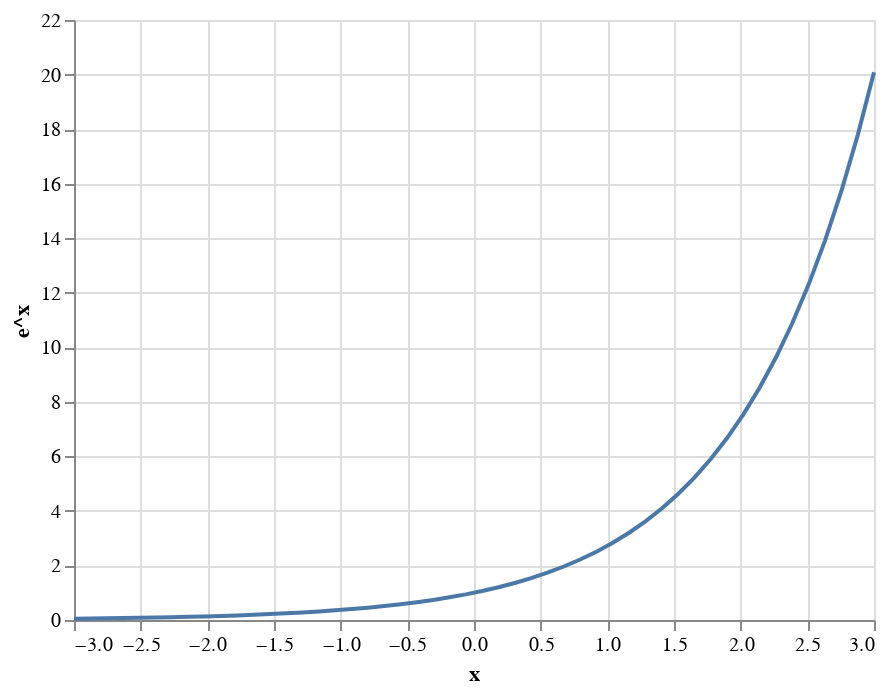

Write notebook code for a chart like this one.
### Markdown cell above
### Step 2: Plotting the exp function

- Plot the exp function from -3 to 3. 

- What happens to the domain as the range gets very big or small?

### Code cell
import pandas as pd
import altair as alt

x = np.linspace(-3, 3, 50)
y = np.exp(x) #vectorized code to exponentiate all instances of x

df = pd.DataFrame({'x':x, 'e^x':y})

#charting out the exponential function
alt.Chart(df).mark_line().encode(
x="x",
y="e^x")

### Figure 1 — Vega-Lite specification as saved in the notebook (floating-point values rounded to 4 significant figures)
{"config": {"view": {"continuousWidth": 400, "continuousHeight": 300}}, "data": {"name": "data-d97ec4b0e1c6a4c61d7903743354b12e"}, "mark": "line", "encoding": {"x": {"type": "quantitative", "field": "x"}, "y": {"type": "quantitative", "field": "e^x"}}, "$schema": "https://vega.github.io/schema/vega-lite/v4.8.1.json", "datasets": {"data-d97ec4b0e1c6a4c61d7903743354b12e": [{"x": -3.0, "e^x": 0.04979}, {"x": -2.878, "e^x": 0.05627}, {"x": -2.755, "e^x": 0.0636}, {"x": -2.633, "e^x": 0.07189}, {"x": -2.51, "e^x": 0.08125}, {"x": -2.388, "e^x": 0.09184}, {"x": -2.265, "e^x": 0.1038}, {"x": -2.143, "e^x": 0.1173}, {"x": -2.02, "e^x": 0.1326}, {"x": -1.898, "e^x": 0.1499}, {"x": -1.776, "e^x": 0.1694}, {"x": -1.653, "e^x": 0.1915}, {"x": -1.531, "e^x": 0.2164}, {"x": -1.408, "e^x": 0.2446}, {"x": -1.286, "e^x": 0.2765}, {"x": -1.163, "e^x": 0.3125}, {"x": -1.041, "e^x": 0.3532}, {"x": -0.9184, "e^x": 0.3992}, {"x": -0.7959, "e^x": 0.4512}, {"x": -0.6735, "e^x": 0.5099}, {"x": -0.551, "e^x": 0.5764}, {"x": -0.4286, "e^x": 0.6514}, {"x": -0.3061, "e^x": 0.7363}, {"x": -0.1837, "e^x": 0.8322}, {"x": -0.06122, "e^x": 0.9406}, {"x": 0.06122, "e^x": 1.063}, {"x": 0.1837, "e^x": 1.202}, {"x": 0.3061, "e^x": 1.358}, {"x": 0.4286, "e^x": 1.535}, {"x": 0.551, "e^x": 1.735}, {"x": 0.6735, "e^x": 1.961}, {"x": 0.7959, "e^x": 2.216}, {"x": 0.9184, "e^x": 2.505}, {"x": 1.041, "e^x": 2.832}, {"x": 1.163, "e^x": 3.2}, {"x": 1.286, "e^x": 3.617}, {"x": 1.408, "e^x": 4.088}, {"x": 1.531, "e^x": 4.621}, {"x": 1.653, "e^x": 5.223}, {"x": 1.776, "e^x": 5.903}, {"x": 1.898, "e^x": 6.672}, {"x": 2.02, "e^x": 7.541}, {"x": 2.143, "e^x": 8.524}, {"x": 2.265, "e^x": 9.634}, {"x": 2.388, "e^x": 10.89}, {"x": 2.51, "e^x": 12.31}, {"x": 2.633, "e^x": 13.91}, {"x": 2.755, "e^x": 15.72}, {"x": 2.878, "e^x": 17.77}, {"x": 3.0, "e^x": 20.09}]}}
